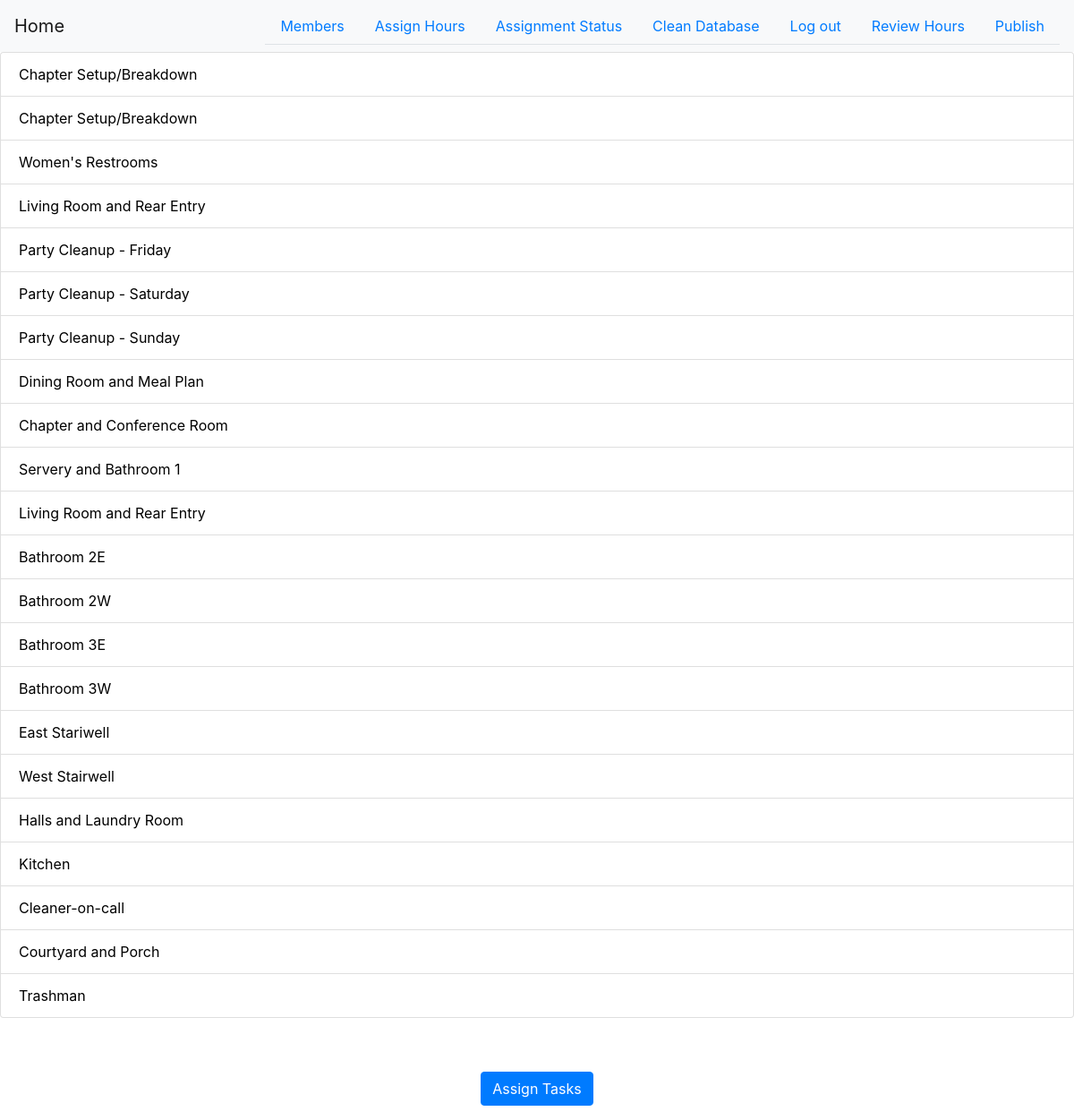
The page /assignment (signed in) on the database its author committed.
### app.py (models this page shows, shortened)
class CleanupHour(db.Model):
    id = db.Column(db.Integer, primary_key=True)
    name = db.Column(db.Text)
    task_id = db.Column(db.Integer)
    day = db.Column(db.Text)
    due_time = db.Column(db.Text)
    worth = db.Column(db.Integer)
    difficulty = db.Column(db.Integer)
    link = db.Column(db.Text)

### app.py (the view)
@app.route('/assignment', methods=['GET', 'POST'])
@login_required
def assignment():
    from utils.components import GenerateScheduleButton, AssignTasksButton
    generate = GenerateScheduleButton()
    try:
        hours_list = CleanupHour.query.all()
    except Exception as e:
        print(e)
        hours_list = []
    if generate.validate_on_submit() and not hours_list:
        from modules.CleanupHourScheduler import schedule_hours
        hours_list = schedule_hours()
        db.session.add_all(hours_list)
        db.session.commit()
        return redirect(url_for('assignment'))
    assign = AssignTasksButton()
    assignments = []
    if assign.validate_on_submit() and hours_list:
        return redirect(url_for('final_assignments'))
    return render_template('assignment.html', generate=generate, hours_list=hours_list, assign=assign,
                           assignments=assignments)

### utils/components.py
class GenerateScheduleButton(FlaskForm):
    submit = SubmitField('Click here to pull the schedule from the google spreadsheet.')

class AssignTasksButton(FlaskForm):
    submit = SubmitField('Assign Tasks')

### app.py (called while the page is built)
@login_manager.user_loader
def load_user(user_id):
    return User.query.get(user_id)

### templates/assignment.html (shortened to what this page needs)
{% extends "base.html" %}
{% block content %}
    {% if hours_list %}
        <ul class="list-group">
            {% for task in hours_list %}
                <li class="list-group-item d-flex justify-content-between align-items-center">
                    <a style="color:black" href="{{ url_for('task_page',identifier=task.id)}}">
                        {{ task.name }}
                    </a>
                </li>
            {% endfor %}
        </ul>
    {% endif %}
    <div class="container" align="center" style="margin-top: 5%">
        <form method="post">
            <div class="form-group">
                {{ assign.submit(class='btn btn-primary') }}
            </div>
        </form>
    </div>
{% endblock %}

### rows shown on the page
CleanupHour: name "Chapter Setup/Breakdown"
CleanupHour: name "Chapter Setup/Breakdown"
CleanupHour: name "Women's Restrooms"
CleanupHour: name "Living Room and Rear Entry"
CleanupHour: name "Party Cleanup - Friday"
CleanupHour: name "Party Cleanup - Saturday"
CleanupHour: name "Party Cleanup - Sunday"
CleanupHour: name "Dining Room and Meal Plan"
CleanupHour: name "Chapter and Conference Room"
CleanupHour: name "Servery and Bathroom 1"
CleanupHour: name "Living Room and Rear Entry"
CleanupHour: name "Bathroom 2E"
CleanupHour: name "Bathroom 2W"
CleanupHour: name "Bathroom 3E"
CleanupHour: name "Bathroom 3W"
CleanupHour: name "East Stariwell"
CleanupHour: name "West Stairwell"
CleanupHour: name "Halls and Laundry Room"
CleanupHour: name "Kitchen"
CleanupHour: name "Cleaner-on-call"
CleanupHour: name "Courtyard and Porch"
CleanupHour: name "Trashman"
